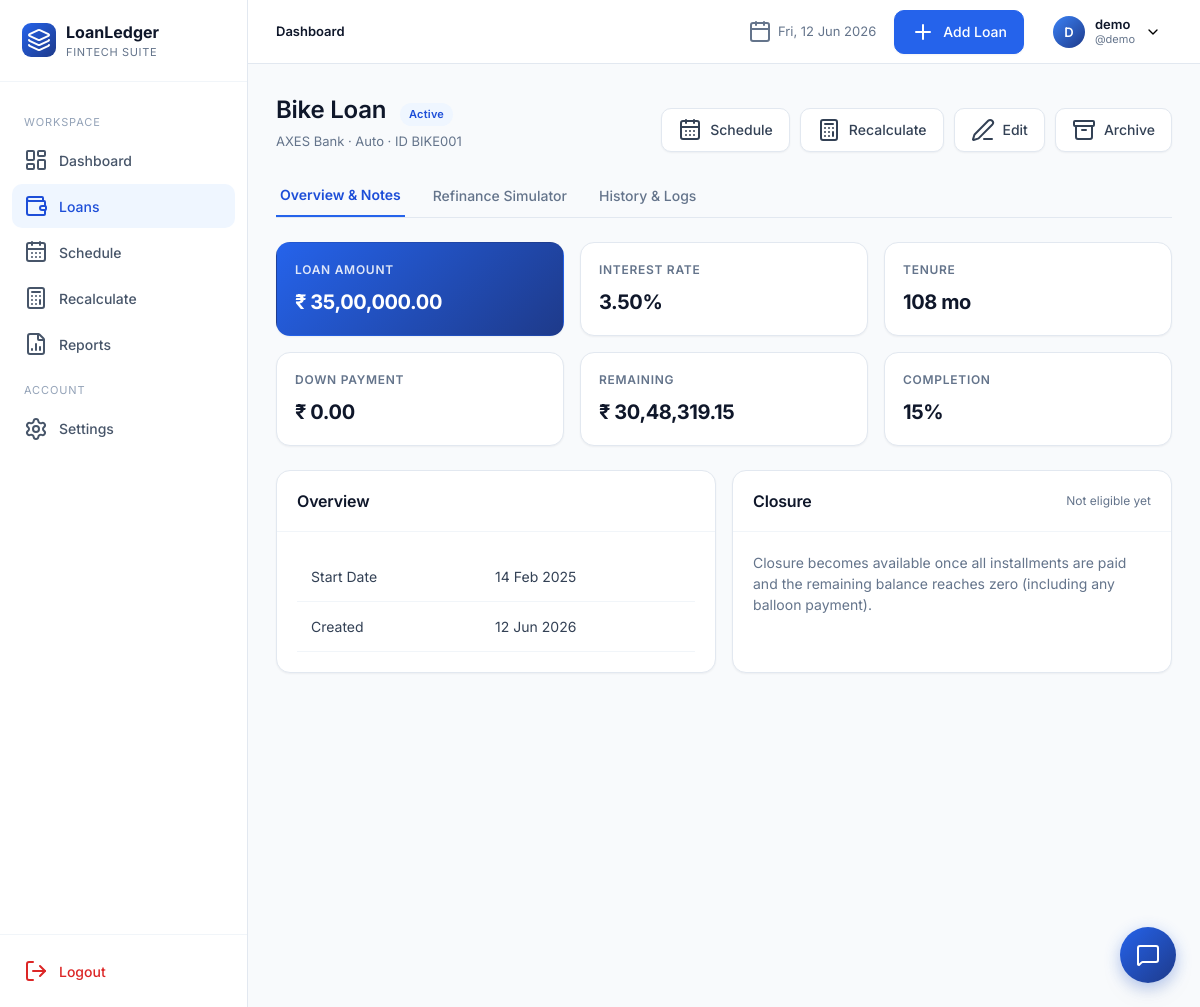
Page /loans/4 (signed in) on the committed database.
### app/models.py (models this page shows, shortened)
class User(UserMixin, db.Model):
    __tablename__ = "users"
    id = db.Column(db.Integer, primary_key=True)
    full_name = db.Column(db.String(120), nullable=False)
    username = db.Column(db.String(64), unique=True, nullable=False, index=True)
    email = db.Column(db.String(160), unique=True, nullable=False, index=True)
    password_hash = db.Column(db.String(256), nullable=False)
    preferred_currency = db.Column(db.String(8), default="INR")
    preferred_date_format = db.Column(db.String(20), default="%d %b %Y")
    created_at = db.Column(db.DateTime, default=datetime.utcnow)
    loans = db.relationship("Loan", backref="owner", lazy="dynamic", cascade="all, delete-orphan")

class Loan(db.Model):
    __tablename__ = "loans"
    id = db.Column(db.Integer, primary_key=True)
    user_id = db.Column(db.Integer, db.ForeignKey("users.id"), nullable=False, index=True)
    loan_id = db.Column(db.String(40), nullable=False, index=True)  # manual unique per user
    loan_name = db.Column(db.String(120), nullable=False)
    loan_category = db.Column(db.String(50), nullable=False, default="Personal")
    bank_name = db.Column(db.String(120), nullable=False)
    loan_amount = db.Column(db.Float, nullable=False)
    interest_rate = db.Column(db.Float, nullable=False)  # annual %
    down_payment = db.Column(db.Float, default=0)
    custom_emi = db.Column(db.Float, nullable=True)
    start_date = db.Column(db.Date, nullable=False)
    tenure_months = db.Column(db.Integer, nullable=False)
    loan_status = db.Column(db.String(20), default="Active", index=True)
    remaining_balance = db.Column(db.Float, default=0)
    completion_percentage = db.Column(db.Float, default=0)
    is_archived = db.Column(db.Boolean, default=False, index=True)
    balloon_date = db.Column(db.Date, nullable=True)
    balloon_amount = db.Column(db.Float, nullable=True)
    notes = db.Column(db.Text)
    closed_at = db.Column(db.DateTime, nullable=True)
    final_amount = db.Column(db.Float, nullable=True)
    closure_notes = db.Column(db.Text, nullable=True)
    created_at = db.Column(db.DateTime, default=datetime.utcnow)
    updated_at = db.Column(db.DateTime, default=datetime.utcnow, onupdate=datetime.utcnow)
    schedules = db.relationship("Schedule", backref="loan", lazy="dynamic",
                                cascade="all, delete-orphan", order_by="Schedule.month_index")
    __table_args__ = (db.UniqueConstraint("user_id", "loan_id", name="uq_user_loanid"),)

### app/blueprints/loans.py (the view, shortened to what this page needs)
@loans_bp.route("/<int:loan_pk>")
@login_required
def details(loan_pk):
    loan = _get_loan_or_404(loan_pk)
    audit_logs = LoanAuditLog.query.filter_by(loan_id=loan.id).all()
    activity_logs = ActivityLog.query.filter_by(loan_id=loan.id).all()
    history = []
    for act in activity_logs:
        history.append({
            "type": "activity",
            "title": act.action.replace("_", " ").title(),
            "detail": act.detail or "",
            "date": act.created_at
        })
    history.sort(key=lambda x: x["date"], reverse=True)
    unpaid_schedules = [s for s in loan.schedules if s.payment_status != "Paid"]
    remaining_interest = sum(s.interest for s in unpaid_schedules)
    remaining_tenure = len(unpaid_schedules)
    return render_template(
        "loans/details.html",
        loan=loan,
        history=history,
        remaining_interest=round(remaining_interest, 2),
        remaining_tenure=remaining_tenure
    )

### app/blueprints/loans.py (called while the page is built)
def _get_loan_or_404(loan_pk):
    loan = Loan.query.filter_by(id=loan_pk, user_id=current_user.id).first()
    if not loan:
        abort(404)
    return loan

### app/utils.py (called while the page is built)
def format_date(d, fmt=None):
    if not d:
        return "-"
    if fmt is None and current_user and current_user.is_authenticated:
        fmt = current_user.preferred_date_format or "%d %b %Y"
    fmt = fmt or "%d %b %Y"
    try:
        return d.strftime(fmt)
    except Exception:
        return str(d)

### app/templates/loans/details.html (shortened to what this page needs)
{% extends "base.html" %}
{% block content %}
<div class="page-header">
  <div class="title-block">
    <h1>{{ loan.loan_name }} <span class="badge {{ loan.loan_status.replace(' ','') }}" style="margin-left:8px;font-size:11px">{{ loan.loan_status }}</span></h1>
    <div class="sub">{{ loan.bank_name }} · {{ loan.loan_category }} · ID {{ loan.loan_id }}</div>
  </div>
  <div class="actions">
    <a href="{{ url_for('schedule.view', loan_pk=loan.id) }}" class="btn secondary"><i data-lucide="calendar-days"></i> Schedule</a>
    <a href="{{ url_for('recalc.index', loan_pk=loan.id) }}" class="btn secondary"><i data-lucide="calculator"></i> Recalculate</a>
    <a href="{{ url_for('loans.edit', loan_pk=loan.id) }}" class="btn secondary"><i data-lucide="edit-3"></i> Edit</a>
    <form method="post" action="{{ url_for('loans.archive', loan_pk=loan.id) }}" style="display:inline" data-confirm="Archive this loan?">
      <button class="btn secondary"><i data-lucide="archive"></i> Archive</button>
    </form>
  </div>
</div>
<div class="tabs-header" style="margin-bottom: 24px; border-bottom: 1px solid var(--slate-200); display: flex; gap: 24px;">
  <button class="tab-btn active" data-tab="tab-overview" style="background:none; border:none; padding:12px 4px; font-weight:600; color:var(--blue-700); border-bottom:2px solid var(--blue-600); cursor:pointer; font-size:14px; outline:none;">Overview & Notes</button>
  <button class="tab-btn" data-tab="tab-refinance" style="background:none; border:none; padding:12px 4px; font-weight:500; color:var(--slate-500); cursor:pointer; font-size:14px; outline:none; transition:color 0.15s;">Refinance Simulator</button>
  <button class="tab-btn" data-tab="tab-history" style="background:none; border:none; padding:12px 4px; font-weight:500; color:var(--slate-500); cursor:pointer; font-size:14px; outline:none; transition:color 0.15s;">History & Logs</button>
</div>
<div class="tab-panel" id="tab-overview">
  <div class="kpi-grid">
    <div class="kpi accent"><div class="label">Loan Amount</div><div class="value">{{ loan.loan_amount|money }}</div></div>
    <div class="kpi"><div class="label">Interest Rate</div><div class="value">{{ '%.2f'|format(loan.interest_rate) }}%</div></div>
    <div class="kpi"><div class="label">Tenure</div><div class="value">{{ loan.tenure_months }} mo</div></div>
    <div class="kpi"><div class="label">Down Payment</div><div class="value">{{ loan.down_payment|money }}</div></div>
    <div class="kpi"><div class="label">Remaining</div><div class="value">{{ loan.remaining_balance|money }}</div></div>
    <div class="kpi"><div class="label">Completion</div><div class="value">{{ '%.0f'|format(loan.completion_percentage) }}%</div></div>
  </div>
  <div class="grid grid-2">
    <div class="card">
      <div class="card-header"><h3>Overview</h3></div>
      <div class="card-body">
        <table class="tbl">
          <tr><td>Start Date</td><td>{{ loan.start_date|fdate }}</td></tr>
          <tr><td>Created</td><td>{{ loan.created_at|fdate }}</td></tr>
        </table>
      </div>
    </div>
    <div class="card">
      <div class="card-header">
        <h3>Closure</h3>
        <span style="font-size:12px;color:var(--slate-500)">{{ 'Eligible' if loan.remaining_balance <= 0.01 else 'Not eligible yet' }}</span>
      </div>
      <div class="card-body">
        {% if loan.remaining_balance <= 0.01 and loan.loan_status != 'Completed' %}
          <div class="insight"><i data-lucide="check-circle-2"></i> This loan is eligible for closure</div>
          <form method="post" action="{{ url_for('loans.close', loan_pk=loan.id) }}" data-confirm="Are you sure you want to close this loan?">
            <input type="hidden" name="csrf_token" value="{{ csrf_token() }}">
            <button class="btn success"><i data-lucide="check-circle-2"></i> Close Loan</button>
          </form>
        {% elif loan.loan_status == 'Completed' %}
          <div class="insight"><i data-lucide="check-circle-2"></i> Loan closed on {{ loan.closed_at|fdate }}. Final amount: {{ loan.final_amount|money }}</div>
          {% if loan.closure_notes %}<p style="color:var(--slate-500);font-size:13px;margin-top:8px">{{ loan.closure_notes }}</p>{% endif %}
        {% else %}
          <p style="color:var(--slate-500)">Closure becomes available once all installments are paid and the remaining balance reaches zero (including any balloon payment).</p>
        {% endif %}
      </div>
    </div>
  </div>
</div>
{% endblock %}

### app/templates/_topnav.html (shortened to what this page needs)
<header class="topnav">
  <div class="crumbs">
    {% block crumbs %}<strong>Dashboard</strong>{% endblock %}
  </div>
  <div class="date"><i data-lucide="calendar"></i> {{ now.strftime('%a, %d %b %Y') }}</div>
  {% if request.endpoint and not request.endpoint.startswith('settings.') %}
    <a href="{{ url_for('loans.add') }}" class="btn"><i data-lucide="plus"></i> Add Loan</a>
  {% endif %}
  <div class="profile">
    <button class="profile-btn">
      <div class="avatar">{{ current_user.full_name[:1]|upper }}</div>
      <div style="text-align:left;line-height:1.2">
        <div style="font-weight:600;font-size:13px;color:var(--slate-900)">{{ current_user.full_name }}</div>
        <div style="font-size:11px;color:var(--slate-500)">@{{ current_user.username }}</div>
      </div>
      <i data-lucide="chevron-down" style="width:16px;height:16px"></i>
    </button>
  </div>
</header>

### app/static/css/styles.css (style rules this page uses)
:root { --blue-50:#EFF6FF;--blue-100:#DBEAFE;--blue-500:#3B82F6;--blue-600:#2563EB;--blue-700:#1D4ED8;--blue-900:#1E3A8A; --emerald-50:#ECFDF5;--emerald-500:#10B981;--emerald-600:#059669; --slate-50:#F8FAFC;--slate-100:#F1F5F9;--slate-200:#E2E8F0;--slate-300:#CBD5E1;--slate-400:#94A3B8; --slate-500:#64748B;--slate-600:#475569;--slate-700:#334155;--slate-800:#1E293B;--slate-900:#0F172A; --danger:#DC2626;--warning:#F59E0B;--success:#10B981; --shadow-sm:0 1px 2px rgba(15,23,42,.05); --shadow:0 1px 3px rgba(15,23,42,.08),0 1px 2px rgba(15,23,42,.04); --shadow-lg:0 10px 30px -10px rgba(15,23,42,.18); --radius:14px;--radius-sm:10px;--radius-lg:18px; --sidebar-w:248px;--topnav-h:64px; --font:'Inter',ui-sans-serif,system-ui,-apple-system,Segoe UI,Roboto,sans-serif; }
* { box-sizing:border-box;margin:0;padding:0 }
html,body { height:100% }
body { font-family:var(--font);background:var(--slate-50);color:var(--slate-800);font-size:14px;line-height:1.5;-webkit-font-smoothing:antialiased }
a { color:var(--blue-600);text-decoration:none }
h1,h2,h3,h4 { color:var(--slate-900);font-weight:600;letter-spacing:-.01em }
h1 { font-size:24px }
h3 { font-size:16px }
button,input,select,textarea { font-family:inherit;font-size:14px }
.btn { display:inline-flex;align-items:center;gap:8px;padding:9px 16px;border-radius:var(--radius-sm); background:var(--blue-600);color:#fff;border:1px solid var(--blue-600);cursor:pointer; font-weight:500;transition:all .15s;box-shadow:var(--shadow-sm) }
.btn.secondary { background:#fff;color:var(--slate-700);border-color:var(--slate-200) }
.topnav { height:var(--topnav-h);background:#fff;border-bottom:1px solid var(--slate-200); display:flex;align-items:center;padding:0 28px;gap:18px;position:sticky;top:0;z-index:15 }
.topnav .crumbs { font-size:13px;color:var(--slate-500) }
.topnav .crumbs strong { color:var(--slate-900);font-weight:600 }
.topnav .date { color:var(--slate-500);font-size:13px;display:flex;align-items:center;gap:6px }
.topnav .profile { position:relative }
.topnav .profile-btn { display:flex;align-items:center;gap:10px;padding:6px 10px;border-radius:10px;background:transparent;border:1px solid transparent;cursor:pointer }
.topnav .avatar { width:32px;height:32px;border-radius:50%;background:linear-gradient(135deg,var(--blue-500),var(--blue-900));color:#fff;display:flex;align-items:center;justify-content:center;font-weight:600;font-size:13px }
.page-header { display:flex;align-items:flex-end;justify-content:space-between;margin-bottom:22px;gap:16px;flex-wrap:wrap }
.page-header .title-block .sub { color:var(--slate-500);font-size:13px;margin-top:4px }
.actions { display:flex;gap:10px;flex-wrap:wrap }
.card { background:#fff;border:1px solid var(--slate-200);border-radius:var(--radius);box-shadow:var(--shadow-sm);transition:transform .2s cubic-bezier(0.4, 0, 0.2, 1), box-shadow .2s ease }
.card-header { padding:18px 20px;border-bottom:1px solid var(--slate-100);display:flex;align-items:center;justify-content:space-between;gap:12px }
.card-header h2,.card-header h3 { margin:0 }
.card-body { padding:20px }
.kpi-grid { display:grid;grid-template-columns:repeat(auto-fill,minmax(260px,1fr));gap:16px;margin-bottom:24px }
.kpi { background:#fff;border:1px solid var(--slate-200);border-radius:var(--radius);padding:18px;box-shadow:var(--shadow-sm);transition:transform .2s cubic-bezier(0.4, 0, 0.2, 1), box-shadow .2s ease }
.kpi .label { font-size:12px;color:var(--slate-500);text-transform:uppercase;letter-spacing:.06em;font-weight:600 }
.kpi .value { font-size:20px;color:var(--slate-900);font-weight:700;margin-top:8px;letter-spacing:-.02em;white-space:nowrap;overflow:hidden;text-overflow:ellipsis }
.kpi.accent { background:linear-gradient(135deg,var(--blue-600),var(--blue-900));border-color:transparent;color:#fff }
.kpi.accent .label,.kpi.accent .value { color:#fff }
.kpi.accent .label { opacity:.85 }
.grid { display:grid;gap:16px }
.grid-2 { grid-template-columns:repeat(2,1fr) }
table.tbl { width:100%;border-collapse:collapse }
table.tbl td { padding:14px;border-bottom:1px solid var(--slate-100);color:var(--slate-700) }
.badge { display:inline-flex;align-items:center;padding:3px 9px;border-radius:999px;font-size:11px;font-weight:600;letter-spacing:.02em }
.badge.Active { background:var(--blue-50);color:var(--blue-700) }

### rows in the picture
User: full_name "D", full_name "demo", username "demo"
Loan: loan_name "Bike Loan", loan_status "Active", bank_name "AXES Bank", loan_category "Auto", loan_id "BIKE001", loan_amount "₹ 35,00,000.00", interest_rate "3.50", tenure_months "108", down_payment "₹ 0.00", remaining_balance "₹ 30,48,319.15", completion_percentage "15", start_date|fdate "14 Feb 2025", created_at|fdate "12 Jun 2026", remaining_balance "Not eligible yet"
